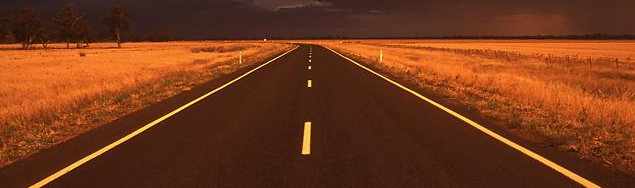
#> input picture imagenEntrada/PrimeraParte/P7_1.tif, 635 x 188 px; the run also reads 1 picture not shown here
$ jupyter execute --allow-errors p7.ipynb   (older library calls are emulated)
#> lines starting #> are read from the running program, lines starting #| are printed output that depends on the picture; after the words box and inside, x2 and y2 are one past the last pixel; in counts of white or black regions, pixels touching at a corner belong together
### Funciones/funciones_Transformada_Hough.py
import numpy as np
import matplotlib.pyplot as plt


# -------------------------------------------
# FUNCIONES TRANSFORMADA DE HOUGH PARA RECTAS
# - generar_acumulador_T_H_Rectas
# - obtener_rectas_mas_votadas
# -------------------------------------------

def generar_acumulador_T_H_Rectas(bw, rho_resolution=1, theta_resolution_grados=1):
    """
    Implementación de la Transformada de Hough estándar.

    Parámetros:
    ------------
    bw : ndarray (2D)
        Imagen binaria (True/False o 0/1).
    rho_resolution : float, opcional
        Espaciado entre bins de la distancia rho (en píxeles).
    theta_resolution_grados : float, opcional
        Espaciado angular en grados entre bins de theta.

    Retorna:
    ---------
    H : ndarray
        Matriz acumuladora de Hough (NRHO × NTHETA).
    theta : ndarray
        Valores de ángulos (en radianes, entre 0 y π).
    rho : ndarray
        Valores de distancias (en píxeles, entre -ρ_max y +ρ_max).
    """

    # Asegurar la matriz de entrada es booleana
    if bw.dtype != bool:
        bw = bw != 0
    if bw.ndim != 2:
        raise ValueError("La matriz binaria de entrada debe ser 2D")

    M, N = bw.shape

    # Definir el rango de theta [0, π)
    theta_resolution_radianes = np.deg2rad(theta_resolution_grados)
    theta = np.arange(0, np.pi, theta_resolution_radianes)
    cos_t = np.cos(theta)
    sin_t = np.sin(theta)

    # Calcular valores posibles de rho (centrado estilo MATLAB)
    D = np.sqrt((M - 1)**2 + (N - 1)**2)
    q = np.ceil(D / rho_resolution)
    rho_max = q * rho_resolution
    rho = np.linspace(-rho_max, rho_max, int(2 * q + 1))
    nrho = len(rho)

    # Crear acumulador
    H = np.zeros((nrho, len(theta)), dtype=np.uint64)

    # Obtener píxeles de borde (no nulos)
    y_idxs, x_idxs = np.nonzero(bw)

    # Acumular votos
    for (x, y) in zip(x_idxs, y_idxs):
        for t_idx in range(len(theta)):
            rho_val = x * cos_t[t_idx] + y * sin_t[t_idx]
            rho_idx = int(np.round((rho_val + rho_max) / rho_resolution))
            if 0 <= rho_idx < nrho:
                H[rho_idx, t_idx] += 1

    return H, np.rad2deg(theta), rho


def obtener_rectas_mas_votadas(H, num_peaks=5, threshold=None, nhood_size=9):
    """
    Implementación de houghpeaks

    Parámetros
    ----------
    H : ndarray
        Matriz acumuladora de Hough (rho × theta)
    num_peaks : int
        Número máximo de picos a detectar.
    threshold : float
        Valor mínimo de votos para considerar un pico.
    nhood_size : int
        Tamaño de la vecindad (en píxeles) para suprimir alrededor de un máximo (debe ser impar).

    Retorna
    -------
    peaks : ndarray (N×2)
        Coordenadas (fila, columna) de los picos detectados.
    """

    if threshold is None:
        threshold = 0.5 * np.max(H)

    # Copiamos H para no modificar el original
    H_copy = H.copy()
    peaks = []

    # Definir tamaño de vecindad
    nhood_half = nhood_size // 2

    for _ in range(num_peaks):
        # Buscar máximo actual
        max_val = np.max(H_copy)
        if max_val < threshold:
            break

        # Índices del máximo
        # Buscar el valor máximo en la matriz
        indice_max_lineal = np.argmax(H_copy)
        # Convertir el índice lineal en coordenadas (fila, columna)
        fila, columna = np.unravel_index(indice_max_lineal, H_copy.shape)
        # Equivalente, pero más eficiente que: fila, columna = np.argwhere(H == H.max())[0]

        peaks.append((fila, columna))

        # Suprimir vecindad alrededor del máximo
        fila_min = max(0, fila - nhood_half)
        fila_max = min(H.shape[0], fila + nhood_half + 1)
        col_min = max(0, columna - nhood_half)
        col_max = min(H.shape[1], columna + nhood_half + 1)
        H_copy[fila_min:fila_max, col_min:col_max] = 0

    return np.array(peaks)

# ----------------------------------------
# FUNCIONES TRANSFORMADA CIRCULAR DE HOUGH
# - circlepoints
# - generar_acumulador_T_H_Circulos
# - obtener_circulos_mas_votados
# - mostrar_circulos_Hough
# - crear_mascara_circulo
# ----------------------------------------

def circlepoints(r):
    """
    Devuelve coordenadas (x, y) de puntos enteros cercanos a una circunferencia de radio r.

    """
    l = round(r / np.sqrt(2))
    if round(np.sqrt(r ** 2 - l ** 2)) < l:  # cruza la diagonal
        l -= 1

    x0 = np.arange(0, l + 1)
    y0 = np.round(np.sqrt(r ** 2 - x0 ** 2)).astype(int)

    if y0[-1] == l:
        l2 = l
    else:
        l2 = l + 1

    # primer cuadrante
    x = np.concatenate([x0, y0[l2 - 1:1:-1]])
    y = np.concatenate([y0, x0[l2 - 1:1:-1]])

    # segundo cuadrante
    x0 = np.concatenate([x, y])
    y0 = np.concatenate([y, -x])

    # círculo completo
    x = np.concatenate([x0, -x0])
    y = np.concatenate([y0, -y0])

    return x.astype(int), y.astype(int)


def generar_acumulador_T_H_Circulos(b, rrange, normalise=False):

    """
    Implementación de la Transformada Circular de Hough en Python

    Parámetros:
    -----------
    b : np.ndarray
        Imagen binaria 2D (0 y 1).
    rrange : iterable
        Lista o array de radios a evaluar.
    normalise : bool
        Si True, normaliza cada plano del acumulador dividiendo por el radio.

    Retorna:
    --------
    h : np.ndarray
        Acumulador 3D (filas, columnas, radios).
        Cada capa h[:,:,k] tiene el mismo tamaño que la imagen original.
    """

    # Coordenadas de los píxeles no nulos (características)
    featR, featC = np.nonzero(b)
    nr, nc = b.shape
    nradii = len(rrange)
    margin = int(np.ceil(max(rrange)))

    # Tamaño extendido del acumulador (con márgenes)
    nrh = nr + 2 * margin
    nch = nc + 2 * margin
    h = np.zeros((nrh, nch, nradii), dtype=np.uint32)

    # Precalcular los offsets de los círculos
    tempR, tempC, tempRad = [], [], []
    for i, r in enumerate(rrange):
        tR, tC = circlepoints(r)
        tempR.extend(tR)
        tempC.extend(tC)
        tempRad.extend([i] * len(tR))

    tempR = np.array(tempR, dtype=np.int32)
    tempC = np.array(tempC, dtype=np.int32)
    tempRad = np.array(tempRad, dtype=np.int32)

    # Sumar votos en el acumulador
    for fr, fc in zip(featR, featC):
        rr = tempR + fr + margin
        cc = tempC + fc + margin
        valid = (rr >= 0) & (rr < nrh) & (cc >= 0) & (cc < nch)
        rr, cc, rad = rr[valid], cc[valid], tempRad[valid]
        h[rr, cc, rad] += 1

    # Recortar para mantener solo los centros dentro de la imagen
    h = h[margin:-margin, margin:-margin, :]

    # Normalización opcional
    if normalise:
        for k, r in enumerate(rrange):
            h[:, :, k] = h[:, :, k] / r

    return h.astype(float)


# [80 lines left out: functions obtener_circulos_mas_votados, mostrar_circulos_Hough, crear_mascara_circulo, not called in this run]

### p7.ipynb
[cell 1]
import numpy as np
import cv2
import matplotlib.pyplot as plt

# PRÁCTICA 7 "Segmentación de imágenes: aplicación de la Transformada de Hough”

**Objetivo**: Comprensión y aplicación de la Transformada de Hough para detectar líneas rectas
y circunferencias en imágenes.

## PRIMERA PARTE: Segmentación de carreteras mediante la aplicación de la Transformada de Hough para detectar líneas rectas.

**Lectura de imagen y generación de imagen de bordes**

1. Lee la imagen P7_1.tif y genera su imagen de intensidad I utilizando la función de
OpenCV cvtColor con la opción COLOR_BGR2GRAY.

[cell 2]
I = cv2.imread("imagenEntrada/PrimeraParte/P7_1.tif")
#> I is the input picture: shape (188, 635, 3); mean B, G, R 25.9, 56.6, 115.4
I = cv2.cvtColor(I, cv2.COLOR_BGR2GRAY)
#> I: shape (188, 635)

plt.imshow(I, cmap="gray")
plt.axis("off")

2. A partir de I, genera una imagen binaria de bordes Ib aplicando un detector de bordes
verticales de Sobel, basado en considerar únicamente la componente x del vector gradiente.
Para generar una imagen binaria de bordes (Ib) Se debe utilizar como umbral el 30% del
valor máximo de la magnitud del gradiente horizontal. Visualiza la imagen de intensidad I
y la imagen de bordes Ib y describe los distintos pasos metodológicos que se pueden
distinguir para su generación.

[cell 3]
# Generar la matriz con la magnitud del vector gradiente horizontal
Gx = cv2.Sobel(I, cv2.CV_64F, 1, 0, ksize=3, borderType=cv2.BORDER_REPLICATE)
Gx = np.abs(Gx)
# Umbralizar según un criterio
maxi  = np.max(Gx)
#> maxi = 753
umbral = 0.3 * maxi
#> umbral = 225.9

# Binarizar la imagen con un umbral
Ib = Gx > umbral
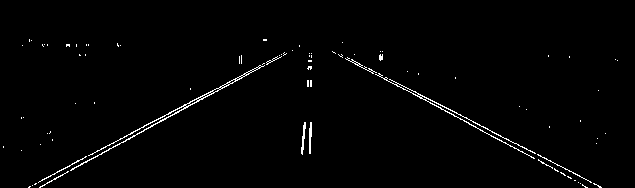
#> Ib: shape (188, 635) bool; 1.4% white in thin lines or dots, all inside (x1, y1, x2, y2) = (3, 39, 618, 188)

plt.figure(figsize=(20,20))
plt.subplot(1,2,1)
plt.imshow(I, cmap="gray")
plt.axis("off")

plt.subplot(1,2,2)
plt.imshow(Ib, cmap="gray")
plt.axis("off")

plt.show()

### **Transformada de Hough para rectas:**

3. Aplica a Ib la Transformada de Hough para detectar líneas rectas utilizando la función
facilitada generar_acumulador_T_H_Rectas:

`H,theta,rho = generar_acumulador_T_H_Rectas (Ib)`

Para entender el procedimiento, se debe tener clara la respuesta a estas preguntas:

- ¿Qué representan theta y rho?

- ¿Cuál es el significado de los valores almacenados en H?

-  ¿Cómo es la discretización que se realiza del espacio de parámetros en esta configuración por defecto de la función?

[cell 4]
from Funciones.funciones_Transformada_Hough import generar_acumulador_T_H_Rectas

H, theta, rho = generar_acumulador_T_H_Rectas(Ib)
#> in generar_acumulador_T_H_Rectas, `y_idxs, x_idxs = np.nonzero(bw)`: y_idxs = 1646 values from 39 to 187; x_idxs = 1646 values, max 617 at index 151, min 3 at index 1201, mean 298.9
#> the loop in generar_acumulador_T_H_Rectas, `for (x, y) in zip(x_idxs, y_idxs):` made 1646 passes
#> (x, y) on passes 1 to 3: (29, 39), (263, 39), (264, 39)
#> after the loop in generar_acumulador_T_H_Rectas, `for (x, y) in zip(x_idxs, y_idxs):`:
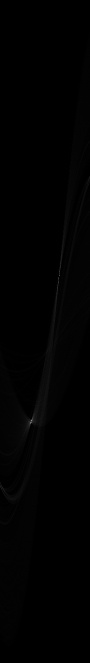
#> H: shape (1325, 180) uint64 (shown at 1/2 size); min 0, max 210, mean 1.2
#> theta = 180 values from 0 to 179; rho = 1325 values from -662 to 662

# theta es el vector de angulos con la normal de la recta con el eje de coordenadas de 0-179
# rho es el vector de distancias de la recta con el eje de coordenadas

# Los valores almacenados en H son el numero de puntos que pasan por una recta definida por la distancia al eje de coordenadas y el angulo de la normal de la distancia.

# La discretizacion de theta es de 0 a 179 con paso de 1
# La discretizacion de rho es de -662 a 662 de paso de 1
# Esto es así porque la distancias negativas corresponderian a los angulos del tercer y cuarto cuadrante.

### **Recta más votada:**

4. Ayudándote de la función numpy where, encuentra los parámetros de la recta que pasa por
más puntos en la imagen binaria Ib. ¿Por cuántos puntos pasa? Escribe la ecuación de
dicha recta.

[cell 5]
x, y = np.where(H == np.max(H))
#> x = [551]; y = [118]
distancia = int(rho[x][0])
#> distancia = -111
angulo = int(theta[y][0])
#> angulo = 118

print(f"Puntos que pasan por la recta: {np.max(H)}")
#| Puntos que pasan por la recta: 210
print(f"Distancia: {distancia}")
#| Distancia: -111
print(f"Angulo: {angulo}")
#| Angulo: 118

5. Utiliza la ecuación de la recta anterior para representarla de las siguientes formas:

a)  Sobre una imagen de intensidad inicializada en blanco (valor 255) de las mismas
dimensiones que la imagen de intensidad de entrada. Los píxeles de la imagen que
pasen por la recta deben pasar a tener un valor 0 en esa imagen inicializada blanca.

b)  Sobre la imagen binaria Ib en color rojo.

[cell 6]
imgBlanco = np.ones_like(Ib, np.uint8) * 255
ibColor = np.stack([Ib, Ib, Ib], axis=-1).astype(np.uint8) * 255
filas, columnas = Ib.shape

if distancia < 0:
    angulo += 180
#> angulo = 298
    distancia = np.abs(distancia)
#> distancia = 111

anguloRad = np.deg2rad(angulo)
#> anguloRad = 5.2
s, c = np.sin(anguloRad), np.cos(anguloRad)
#> s = -0.883; c = 0.469

if abs(s) > 1e-6:
    recta = np.zeros(columnas, np.float32)
    for x in range(columnas):
        recta[x] = np.round((distancia - x * c) / s)   # recta[x] = y (fila)
#> after the loop, recta = 635 values from -126 to 211

    indicesColumnas = np.arange(columnas)
    mascara = (recta >= 0) & (recta < filas)

    columnasValidas = indicesColumnas[mascara]
#> columnasValidas = 354 values from 236 to 589
    filasValidas = recta[mascara].astype(int)
#> filasValidas = 354 values from 0 to 187

    imgBlanco[filasValidas, columnasValidas] = 0
    ibColor[filasValidas, columnasValidas] = [255, 0, 0]
#> ibColor: shape (188, 635, 3); mean of channels 0, 1, 2 3.9, 3.1, 3.1

plt.figure(figsize=(20,10))
plt.subplot(1, 2, 1)
plt.imshow(imgBlanco, cmap="gray")


plt.subplot(1, 2, 2)
plt.imshow(ibColor)
plt.axis("off")
plt.show()
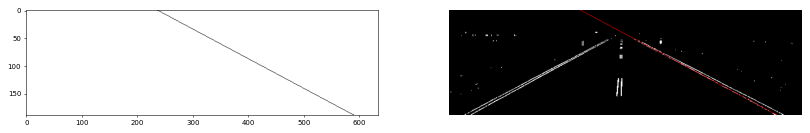
#> figure drawn by matplotlib, 2 panels

### **Rectas más votadas**

6. Encuentra los parámetros representativos de las 4 rectas más votadas, garantizando que
estas tengan un número de votos mayor que el 50% del número de votos de la recta más
votada. Para ello aplica la función facilitada obtener_rectas_mas_votadas:

`P = obtener_rectas_mas_votadas(H, num_peaks=NumRectas, threshold=Umbral)`

Contesta a las siguientes preguntas:

- ¿Qué información contiene el parámetro de salida P?

- ¿Qué significado tiene el parámetro de entrada Umbral en la función?

- ¿Qué efecto tendría fijar un valor Umbral con un valor que sea el 75% del número
de votos máximo?

[cell 7]
from Funciones.funciones_Transformada_Hough import obtener_rectas_mas_votadas

maxi = np.max(H)
#> maxi = 210

P = obtener_rectas_mas_votadas(H, num_peaks=4, threshold=maxi*0.5)
#> the loop in obtener_rectas_mas_votadas, `for _ in range(num_peaks):` made 4 passes
#> (max_val, indice_max_lineal, fila, columna, fila_min, fila_max, col_min, col_max) on passes 1 to 4: (210, 99298, 551, 118, 547, 556, 114, 123), (197, 152161, 845, 61, 841, 850, 57, 66), (162, 100197, 556, 117, 552, 561, 113, 122), (140, 151263, 840, 63, 836, 845, 59, 68)
#> after the loop in obtener_rectas_mas_votadas, `for _ in range(num_peaks):`: peaks = [(551, 118), (845, 61), (556, 117), (840, 63)]
#> P = [[551, 118], [845, 61], [556, 117], [840, 63]]
print(P)
#| [[551 118]
#|  [845  61]
#|  [556 117]
#|  [840  63]]

# P es un array en el que cada fila representa los valores de la distancia de la recta al origen de coordenadas y el angulo con la normal de la distancia

# El umbral representa el número de pixeles de borde mínimo que debe contener una recta definida por theta y rho

# Si subes el umbral al 75% tienes un detector de bordes mas estricto, por ello es probable que menos rectas cumplan la condición para ser candidatas.

7. Representa en verde el conjunto de las rectas almacenadas en P sobre la imagen de bordes.

[cell 8]
def generar_lineas_en_imagen(I, theta, rho, color):
    I = I.copy()
    filas, columnas = I.shape[:2]
    x = np.arange(columnas)

    if rho < 0:
        theta += 180
        rho = np.abs(rho)

    s = np.sin(np.deg2rad(theta))
    c = np.cos(np.deg2rad(theta))

    # Recta vertical: x = rho / cos(θ)
    if abs(s) < 1e-6:
        xv = int(round(rho / c))
        if 0 <= xv < columnas:
            I[:, xv] = color
        return I

    y = np.round((rho - x * c) / s).astype(int)

    mascara = (y >= 0) & (y < filas)
    I[y[mascara], x[mascara]] = color
    return I

[cell 9]
ibColor = np.stack([Ib, Ib, Ib], axis=-1).astype(np.uint8) * 255

for i in range(4):
    ibColor = generar_lineas_en_imagen(ibColor, theta[P[i, 1]], rho[P[i, 0]], [0, 255, 0])
#> this loop made 4 passes
#> (theta in generar_lineas_en_imagen, rho in generar_lineas_en_imagen, s in generar_lineas_en_imagen, c in generar_lineas_en_imagen) on passes 1, 3: (298, 111, -0.883, 0.469), (297, 106, -0.891, 0.454)

plt.figure(figsize=(20,10))
plt.imshow(ibColor)
plt.axis("off")
plt.show()

8. Representa en rojo el conjunto de rectas que detecta la función de OpenCV HoughLines:

`rectas = cv2.HoughLines(Ibordes.astype(np.uint8), 1, np.pi/180, Umbral.astype(int))`

[cell 10]
umbral = maxi * 0.5
#> umbral = 105
P = cv2.HoughLines(Ib.astype(np.uint8), 1, np.pi/180, umbral.astype(int))
#> P = [[-111, 2.06], [183, 1.06], [179, 1.08], [-106, 2.04], [182, 1.08], [178, 1.1], [-97, 2.02]]
ibColor = np.stack([Ib, Ib, Ib], axis=-1).astype(np.uint8) * 255
for i in range(P.shape[0]):
    p = P[i][0]
    ibColor = generar_lineas_en_imagen(ibColor, np.rad2deg(p[1]), p[0], [255, 0, 0])
#> this loop made 7 passes
#> (p, s in generar_lineas_en_imagen, c in generar_lineas_en_imagen) on passes 2, 3, 5, 6: ([183, 1.06], 0.875, 0.485), ([179, 1.08], 0.883, 0.469), ([182, 1.08], 0.883, 0.469), ([178, 1.1], 0.891, 0.454)
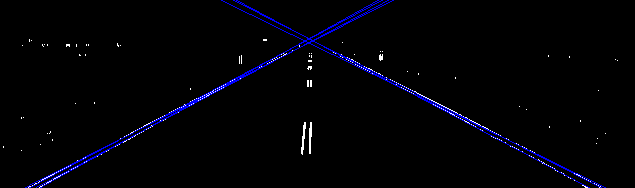
#> ibColor: shape (188, 635, 3); mean of channels 0, 1, 2 6.3, 1.6, 1.6; drawn as B, G, R

plt.figure(figsize=(20,10))
plt.imshow(ibColor)
plt.axis("off")
plt.show()

### **Segmentación de la carretera**

9. A partir de la información almacenada en P, realiza la segmentación de la carretera
siguiendo los siguientes pasos:

-  Sobre una imagen binaria blanca (matriz uint8 inicializada a 255) de las mismas
dimensiones que la imagen de intensidad original, asigna un valor 0 a todos los píxeles
presentes en las rectas detectadas en P. Visualiza la imagen binaria resultante.

- Aplica un filtro de mínimos 5x5 a la imagen binaria anterior para unir los puntos de las
líneas detectadas y delimitar regiones candidatas a ser la zona principal de la carretera.
Visualiza la imagen binaria resultante.

- Etiqueta la imagen binaria resultante del apartado anterior con la función de OpenCV
connectedComponents.

- Genera y visualiza la imagen binaria que representa la segmentación de la carretera
asumiendo que es la región conectada de píxeles que contiene al píxel central de la
imagen.

- Visualiza el resultado a través de una imagen que muestre únicamente los valores de
intensidad de los píxeles detectados (el resto de los píxeles se visualizarán en negro).

[cell 11]
lienzo = np.ones_like(I, dtype=np.uint8) * 255

for i in range(P.shape[0]):
    p = P[i][0]
    lienzo = generar_lineas_en_imagen(lienzo, np.rad2deg(p[1]), p[0], 0)
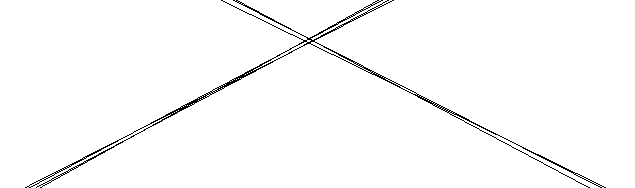
#> lienzo: shape (188, 635); 98.2% white; black in thin lines or dots

plt.figure(figsize=(20,10))
plt.imshow(lienzo, cmap="gray")
plt.show()

[cell 12]
lienzo2 = cv2.erode(lienzo, np.ones((5,5)))
#> lienzo2: shape (188, 635); 93% white; 1 black region, box (x1, y1, x2, y2) and area: (23, 0, 608, 188) 8354
plt.figure(figsize=(20,10))
plt.imshow(lienzo2, cmap="gray")
plt.show()

[cell 13]
numEtiq ,Ietiq = cv2.connectedComponents(lienzo2)
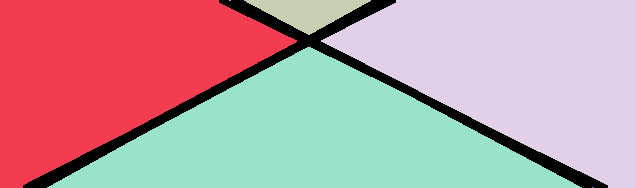
#> Ietiq: shape (188, 635) int32; 7 distinct labels, from 0 to 6; one colour per label, 0 black
#> numEtiq = 7
np.unique(Ietiq)

def funcion_visualiza(I, Ietiq, target, color):
#> called with target = 1
    I = np.asarray(I)
    if I.dtype == bool:
        I = I.astype(np.uint8) * 255

    # Si es gris, la pasamos a 3 canales para poder pintar en color
    if I.ndim == 2:
        Icolor = np.stack([I, I, I], axis=-1).astype(np.uint8)
    else:
        Icolor = I.copy()

    Icolor[Ietiq == target] = color
    return Icolor

Regiones = funcion_visualiza(lienzo2, Ietiq, 1, [255,0,0])
Regiones = funcion_visualiza(Regiones, Ietiq, 2, [0, 255,0])
Regiones = funcion_visualiza(Regiones, Ietiq, 3, [0, 0, 255])
#> call 3 of funcion_visualiza, with target = 3
#> in funcion_visualiza (call 3), `Icolor[Ietiq == target] = color`:
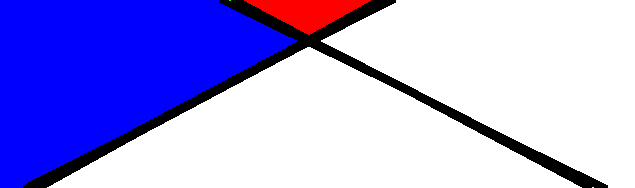
#> Icolor: shape (188, 635, 3); mean of channels 0, 1, 2 232.3, 159.7, 164.6; drawn as B, G, R
Regiones = funcion_visualiza(Regiones, Ietiq, 4, [255, 255,0])
Regiones = funcion_visualiza(Regiones, Ietiq, 5, [255, 0, 255])
#> in funcion_visualiza (call 5), `Icolor[Ietiq == target] = color`:
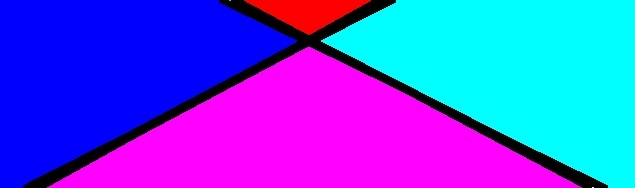
#> Icolor: shape (188, 635, 3); mean of channels 0, 1, 2 232.3, 77.4, 87.2; drawn as B, G, R
Regiones = funcion_visualiza(Regiones, Ietiq, 6, [0, 255,255])

plt.figure(figsize=(20,10))
plt.imshow(Regiones)
plt.show()

[cell 14]
filas, columnas = I.shape

px = columnas // 2
py = filas // 2

etiq = Ietiq[py, px]
#> etiq = 5

lienzo3 = np.zeros((filas, columnas), dtype=np.uint8)
mascara = Ietiq == etiq
#> mascara: shape (188, 635) bool; 32.3% white; 1 white region, box (x1, y1, x2, y2) and area: (47, 47, 582, 188) 38557
lienzo3[mascara] = 255

plt.figure(figsize=(20,10))
plt.imshow(lienzo3, cmap="gray")
plt.show()

[cell 15]
deteccion = I.copy()
deteccion[mascara != 1] = 0

plt.figure(figsize=(20,10))
plt.imshow(deteccion, cmap="gray")
plt.show()

10. Aplica todos los pasos anteriores, con idéntica configuración, para segmentar la imagen

[cell 16]
I = cv2.imread("imagenEntrada/PrimeraParte/P7_2.tif")
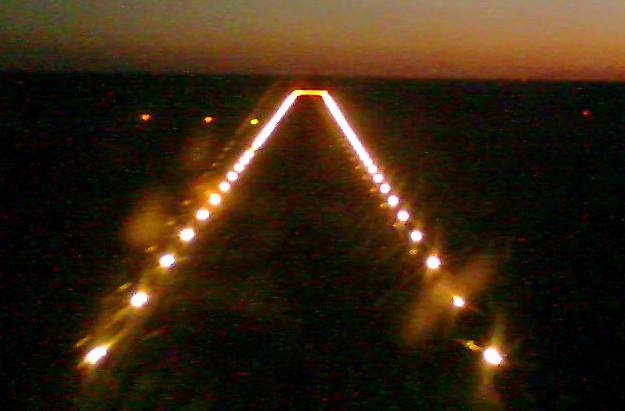
#> input picture imagenEntrada/PrimeraParte/P7_2.tif, 625 x 411 px
#> I is the input picture: shape (411, 625, 3); mean B, G, R 17.3, 37.5, 54.4

Icolor = cv2.cvtColor(I, cv2.COLOR_BGR2RGB)
#> Icolor: shape (411, 625, 3)

I = cv2.cvtColor(I, cv2.COLOR_BGR2GRAY)
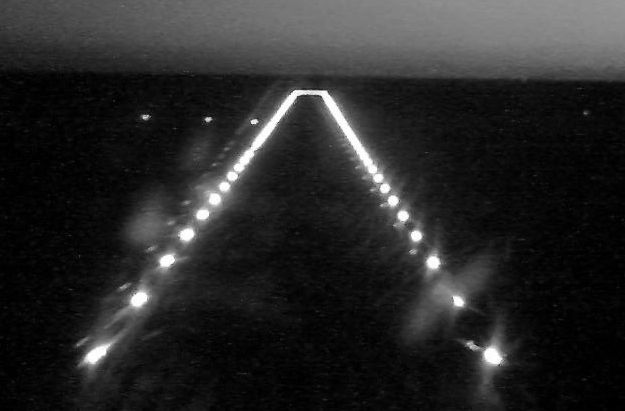
#> I: shape (411, 625); min 0, max 255, mean 40.3

Gx = cv2.Sobel(I, cv2.CV_64F, 1, 0, ksize=3, borderType=cv2.BORDER_REPLICATE)
#> Gx: shape (411, 625) float64
Gxabs = np.abs(Gx)
#> (the rest of the program and of its run is left out)
